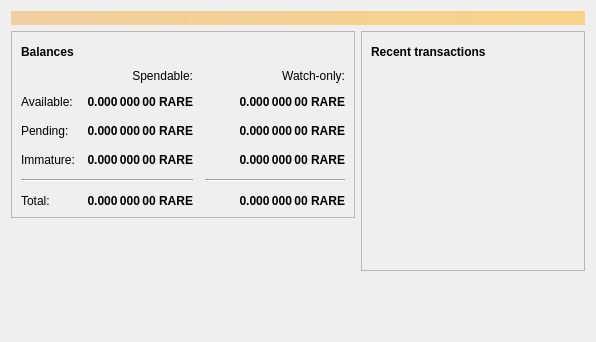
<?xml version="1.0" encoding="UTF-8"?>
<ui version="4.0">
 <class>OverviewPage</class>
 <widget class="QWidget" name="OverviewPage">
  <property name="geometry">
   <rect>
    <x>0</x>
    <y>0</y>
    <width>596</width>
    <height>342</height>
   </rect>
  </property>
  <property name="windowTitle">
   <string>Form</string>
  </property>
  <layout class="QVBoxLayout" name="topLayout">
   <item>
    <widget class="QLabel" name="labelAlerts">
     <property name="visible">
      <bool>false</bool>
     </property>
     <property name="styleSheet">
      <string notr="true">QLabel { background-color: qlineargradient(x1: 0, y1: 0, x2: 1, y2: 0, stop:0 #F0D0A0, stop:1 #F8D488); color:#000000; }</string>
     </property>
     <property name="wordWrap">
      <bool>true</bool>
     </property>
     <property name="margin">
      <number>3</number>
     </property>
     <property name="textInteractionFlags">
      <set>Qt::TextSelectableByMouse</set>
     </property>
    </widget>
   </item>
   <item>
    <layout class="QHBoxLayout" name="horizontalLayout" stretch="1,1">
     <item>
      <layout class="QVBoxLayout" name="verticalLayout_2">
       <item>
        <widget class="QFrame" name="frame">
         <property name="frameShape">
          <enum>QFrame::StyledPanel</enum>
         </property>
         <property name="frameShadow">
          <enum>QFrame::Raised</enum>
         </property>
         <layout class="QVBoxLayout" name="verticalLayout_4">
          <item>
           <layout class="QHBoxLayout" name="horizontalLayout_4">
            <item>
             <widget class="QLabel" name="label_5">
              <property name="font">
               <font>
                <weight>75</weight>
                <bold>true</bold>
               </font>
              </property>
              <property name="text">
               <string>Balances</string>
              </property>
             </widget>
            </item>
            <item>
             <widget class="QPushButton" name="labelWalletStatus">
              <property name="enabled">
               <bool>true</bool>
              </property>
              <property name="maximumSize">
               <size>
                <width>30</width>
                <height>16777215</height>
               </size>
              </property>
              <property name="toolTip">
               <string>The displayed information may be out of date. Your wallet automatically synchronizes with the Bitcoin network after a connection is established, but this process has not completed yet.</string>
              </property>
              <property name="text">
               <string/>
              </property>
              <property name="icon">
               <iconset resource="../bitcoin.qrc">
                <normaloff>:/icons/warning</normaloff>
                <disabledoff>:/icons/warning</disabledoff>:/icons/warning</iconset>
              </property>
              <property name="iconSize">
               <size>
                <width>24</width>
                <height>24</height>
               </size>
              </property>
              <property name="flat">
               <bool>true</bool>
              </property>
             </widget>
            </item>
            <item>
             <spacer name="horizontalSpacer_3">
              <property name="orientation">
               <enum>Qt::Horizontal</enum>
              </property>
              <property name="sizeHint" stdset="0">
               <size>
                <width>40</width>
                <height>20</height>
               </size>
              </property>
             </spacer>
            </item>
           </layout>
          </item>
          <item>
           <layout class="QGridLayout" name="gridLayout">
            <property name="spacing">
             <number>12</number>
            </property>
            <item row="2" column="2">
             <widget class="QLabel" name="labelWatchPending">
              <property name="font">
               <font>
                <weight>75</weight>
                <bold>true</bold>
               </font>
              </property>
              <property name="cursor">
               <cursorShape>IBeamCursor</cursorShape>
              </property>
              <property name="toolTip">
               <string>Unconfirmed transactions to watch-only addresses</string>
              </property>
              <property name="text">
               <string notr="true">0.000 000 00 RARE</string>
              </property>
              <property name="alignment">
               <set>Qt::AlignRight|Qt::AlignTrailing|Qt::AlignVCenter</set>
              </property>
              <property name="textInteractionFlags">
               <set>Qt::LinksAccessibleByMouse|Qt::TextSelectableByKeyboard|Qt::TextSelectableByMouse</set>
              </property>
             </widget>
            </item>
            <item row="2" column="1">
             <widget class="QLabel" name="labelUnconfirmed">
              <property name="font">
               <font>
                <weight>75</weight>
                <bold>true</bold>
               </font>
              </property>
              <property name="cursor">
               <cursorShape>IBeamCursor</cursorShape>
              </property>
              <property name="toolTip">
               <string>Total of transactions that have yet to be confirmed, and do not yet count toward the spendable balance</string>
              </property>
              <property name="text">
               <string notr="true">0.000 000 00 RARE</string>
              </property>
              <property name="alignment">
               <set>Qt::AlignRight|Qt::AlignTrailing|Qt::AlignVCenter</set>
              </property>
              <property name="textInteractionFlags">
               <set>Qt::LinksAccessibleByMouse|Qt::TextSelectableByKeyboard|Qt::TextSelectableByMouse</set>
              </property>
             </widget>
            </item>
            <item row="3" column="2">
             <widget class="QLabel" name="labelWatchImmature">
              <property name="font">
               <font>
                <weight>75</weight>
                <bold>true</bold>
               </font>
              </property>
              <property name="cursor">
               <cursorShape>IBeamCursor</cursorShape>
              </property>
              <property name="toolTip">
               <string>Mined balance in watch-only addresses that has not yet matured</string>
              </property>
              <property name="text">
               <string notr="true">0.000 000 00 RARE</string>
              </property>
              <property name="alignment">
               <set>Qt::AlignRight|Qt::AlignTrailing|Qt::AlignVCenter</set>
              </property>
              <property name="textInteractionFlags">
               <set>Qt::LinksAccessibleByMouse|Qt::TextSelectableByKeyboard|Qt::TextSelectableByMouse</set>
              </property>
             </widget>
            </item>
            <item row="4" column="0" colspan="2">
             <widget class="Line" name="line">
              <property name="orientation">
               <enum>Qt::Horizontal</enum>
              </property>
             </widget>
            </item>
            <item row="4" column="2">
             <widget class="Line" name="lineWatchBalance">
              <property name="sizePolicy">
               <sizepolicy hsizetype="Preferred" vsizetype="Fixed">
                <horstretch>0</horstretch>
                <verstretch>0</verstretch>
               </sizepolicy>
              </property>
              <property name="minimumSize">
               <size>
                <width>140</width>
                <height>0</height>
               </size>
              </property>
              <property name="orientation">
               <enum>Qt::Horizontal</enum>
              </property>
             </widget>
            </item>
            <item row="5" column="0">
             <widget class="QLabel" name="labelTotalText">
              <property name="text">
               <string>Total:</string>
              </property>
             </widget>
            </item>
            <item row="3" column="1">
             <widget class="QLabel" name="labelImmature">
              <property name="font">
               <font>
                <weight>75</weight>
                <bold>true</bold>
               </font>
              </property>
              <property name="cursor">
               <cursorShape>IBeamCursor</cursorShape>
              </property>
              <property name="toolTip">
               <string>Mined balance that has not yet matured</string>
              </property>
              <property name="text">
               <string notr="true">0.000 000 00 RARE</string>
              </property>
              <property name="alignment">
               <set>Qt::AlignRight|Qt::AlignTrailing|Qt::AlignVCenter</set>
              </property>
              <property name="textInteractionFlags">
               <set>Qt::LinksAccessibleByMouse|Qt::TextSelectableByKeyboard|Qt::TextSelectableByMouse</set>
              </property>
             </widget>
            </item>
            <item row="2" column="3">
             <spacer name="horizontalSpacer_2">
              <property name="orientation">
               <enum>Qt::Horizontal</enum>
              </property>
              <property name="sizeHint" stdset="0">
               <size>
                <width>40</width>
                <height>20</height>
               </size>
              </property>
             </spacer>
            </item>
            <item row="3" column="0">
             <widget class="QLabel" name="labelImmatureText">
              <property name="text">
               <string>Immature:</string>
              </property>
             </widget>
            </item>
            <item row="5" column="1">
             <widget class="QLabel" name="labelTotal">
              <property name="font">
               <font>
                <weight>75</weight>
                <bold>true</bold>
               </font>
              </property>
              <property name="cursor">
               <cursorShape>IBeamCursor</cursorShape>
              </property>
              <property name="toolTip">
               <string>Your current total balance</string>
              </property>
              <property name="text">
               <string notr="true">0.000 000 00 RARE</string>
              </property>
              <property name="alignment">
               <set>Qt::AlignRight|Qt::AlignTrailing|Qt::AlignVCenter</set>
              </property>
              <property name="textInteractionFlags">
               <set>Qt::LinksAccessibleByMouse|Qt::TextSelectableByKeyboard|Qt::TextSelectableByMouse</set>
              </property>
             </widget>
            </item>
            <item row="5" column="2">
             <widget class="QLabel" name="labelWatchTotal">
              <property name="font">
               <font>
                <weight>75</weight>
                <bold>true</bold>
               </font>
              </property>
              <property name="cursor">
               <cursorShape>IBeamCursor</cursorShape>
              </property>
              <property name="toolTip">
               <string>Current total balance in watch-only addresses</string>
              </property>
              <property name="text">
               <string notr="true">0.000 000 00 RARE</string>
              </property>
              <property name="alignment">
               <set>Qt::AlignRight|Qt::AlignTrailing|Qt::AlignVCenter</set>
              </property>
              <property name="textInteractionFlags">
               <set>Qt::LinksAccessibleByMouse|Qt::TextSelectableByKeyboard|Qt::TextSelectableByMouse</set>
              </property>
             </widget>
            </item>
            <item row="0" column="2">
             <widget class="QLabel" name="labelWatchonly">
              <property name="text">
               <string>Watch-only:</string>
              </property>
              <property name="alignment">
               <set>Qt::AlignRight|Qt::AlignTrailing|Qt::AlignVCenter</set>
              </property>
             </widget>
            </item>
            <item row="1" column="0">
             <widget class="QLabel" name="labelBalanceText">
              <property name="text">
               <string>Available:</string>
              </property>
             </widget>
            </item>
            <item row="1" column="1">
             <widget class="QLabel" name="labelBalance">
              <property name="font">
               <font>
                <weight>75</weight>
                <bold>true</bold>
               </font>
              </property>
              <property name="cursor">
               <cursorShape>IBeamCursor</cursorShape>
              </property>
              <property name="toolTip">
               <string>Your current spendable balance</string>
              </property>
              <property name="text">
               <string notr="true">0.000 000 00 RARE</string>
              </property>
              <property name="alignment">
               <set>Qt::AlignRight|Qt::AlignTrailing|Qt::AlignVCenter</set>
              </property>
              <property name="textInteractionFlags">
               <set>Qt::LinksAccessibleByMouse|Qt::TextSelectableByKeyboard|Qt::TextSelectableByMouse</set>
              </property>
             </widget>
            </item>
            <item row="1" column="2">
             <widget class="QLabel" name="labelWatchAvailable">
              <property name="font">
               <font>
                <weight>75</weight>
                <bold>true</bold>
               </font>
              </property>
              <property name="cursor">
               <cursorShape>IBeamCursor</cursorShape>
              </property>
              <property name="toolTip">
               <string>Your current balance in watch-only addresses</string>
              </property>
              <property name="text">
               <string notr="true">0.000 000 00 RARE</string>
              </property>
              <property name="alignment">
               <set>Qt::AlignRight|Qt::AlignTrailing|Qt::AlignVCenter</set>
              </property>
              <property name="textInteractionFlags">
               <set>Qt::LinksAccessibleByMouse|Qt::TextSelectableByKeyboard|Qt::TextSelectableByMouse</set>
              </property>
             </widget>
            </item>
            <item row="2" column="0">
             <widget class="QLabel" name="labelPendingText">
              <property name="text">
               <string>Pending:</string>
              </property>
             </widget>
            </item>
            <item row="0" column="1">
             <widget class="QLabel" name="labelSpendable">
              <property name="text">
               <string>Spendable:</string>
              </property>
              <property name="alignment">
               <set>Qt::AlignRight|Qt::AlignTrailing|Qt::AlignVCenter</set>
              </property>
             </widget>
            </item>
           </layout>
          </item>
         </layout>
        </widget>
       </item>
       <item>
        <spacer name="verticalSpacer">
         <property name="orientation">
          <enum>Qt::Vertical</enum>
         </property>
         <property name="sizeHint" stdset="0">
          <size>
           <width>20</width>
           <height>40</height>
          </size>
         </property>
        </spacer>
       </item>
      </layout>
     </item>
     <item>
      <layout class="QVBoxLayout" name="verticalLayout_3">
       <item>
        <widget class="QFrame" name="frame_2">
         <property name="frameShape">
          <enum>QFrame::StyledPanel</enum>
         </property>
         <property name="frameShadow">
          <enum>QFrame::Raised</enum>
         </property>
         <layout class="QVBoxLayout" name="verticalLayout">
          <item>
           <layout class="QHBoxLayout" name="horizontalLayout_2">
            <item>
             <widget class="QLabel" name="label_4">
              <property name="font">
               <font>
                <weight>75</weight>
                <bold>true</bold>
               </font>
              </property>
              <property name="text">
               <string>Recent transactions</string>
              </property>
             </widget>
            </item>
            <item>
             <widget class="QPushButton" name="labelTransactionsStatus">
              <property name="enabled">
               <bool>true</bool>
              </property>
              <property name="maximumSize">
               <size>
                <width>30</width>
                <height>16777215</height>
               </size>
              </property>
              <property name="toolTip">
               <string>The displayed information may be out of date. Your wallet automatically synchronizes with the Bitcoin network after a connection is established, but this process has not completed yet.</string>
              </property>
              <property name="text">
               <string/>
              </property>
              <property name="icon">
               <iconset resource="../bitcoin.qrc">
                <normaloff>:/icons/warning</normaloff>
                <disabledoff>:/icons/warning</disabledoff>:/icons/warning</iconset>
              </property>
              <property name="iconSize">
               <size>
                <width>24</width>
                <height>24</height>
               </size>
              </property>
              <property name="flat">
               <bool>true</bool>
              </property>
             </widget>
            </item>
            <item>
             <spacer name="horizontalSpacer">
              <property name="orientation">
               <enum>Qt::Horizontal</enum>
              </property>
              <property name="sizeHint" stdset="0">
               <size>
                <width>40</width>
                <height>20</height>
               </size>
              </property>
             </spacer>
            </item>
           </layout>
          </item>
          <item>
           <widget class="QListView" name="listTransactions">
            <property name="styleSheet">
             <string notr="true">QListView { background: transparent; }</string>
            </property>
            <property name="frameShape">
             <enum>QFrame::NoFrame</enum>
            </property>
            <property name="verticalScrollBarPolicy">
             <enum>Qt::ScrollBarAlwaysOff</enum>
            </property>
            <property name="horizontalScrollBarPolicy">
             <enum>Qt::ScrollBarAlwaysOff</enum>
            </property>
            <property name="selectionMode">
             <enum>QAbstractItemView::NoSelection</enum>
            </property>
           </widget>
          </item>
         </layout>
        </widget>
       </item>
       <item>
        <spacer name="verticalSpacer_2">
         <property name="orientation">
          <enum>Qt::Vertical</enum>
         </property>
         <property name="sizeHint" stdset="0">
          <size>
           <width>20</width>
           <height>40</height>
          </size>
         </property>
        </spacer>
       </item>
      </layout>
     </item>
    </layout>
   </item>
  </layout>
 </widget>
 <resources/>
 <connections/>
</ui>
